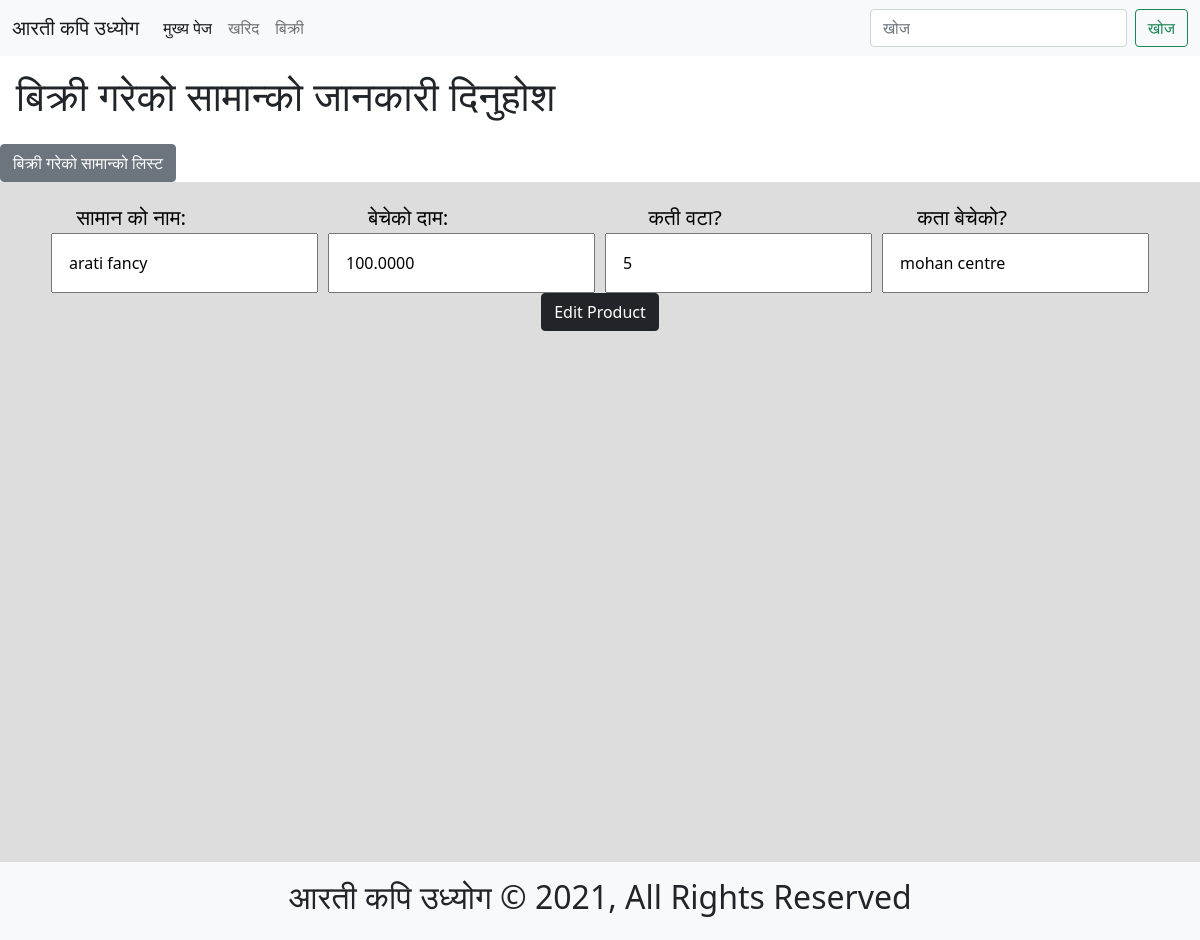
Before: /sales/edit/arati-fancy/ with the older database file.
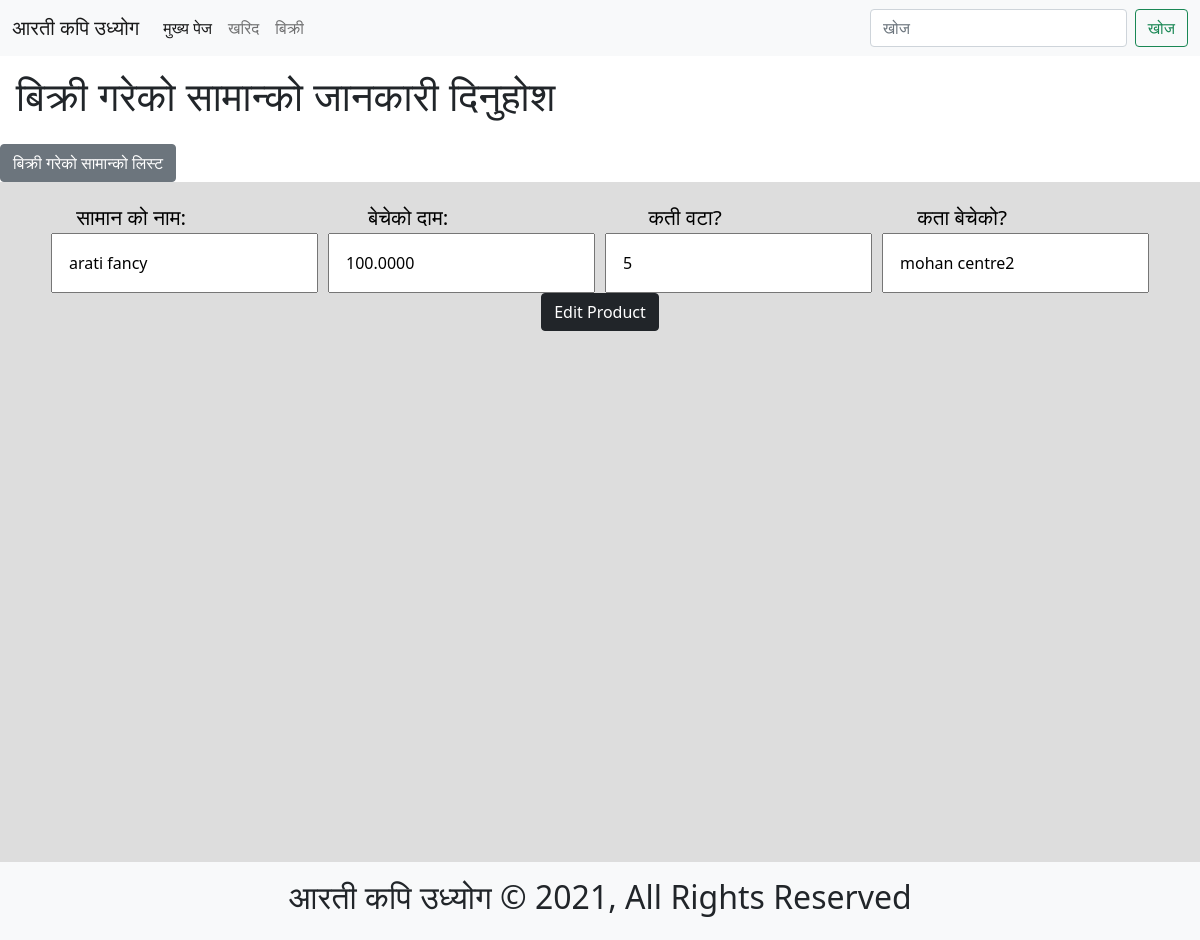
After: the same page with the newer database file.
### sales/models.py (models this page shows, shortened)
class Sales(models.Model):
    product_name = models.CharField(max_length=255, blank=False, null=True)
    price = models.DecimalField(
        decimal_places=4, max_digits=255, blank=False, null=True)
    quantity = models.CharField(max_length=255, blank=False, null=True)
    slug = models.SlugField(max_length=255, blank=False,
                            null=False, unique=True)
    sold_to = models.CharField(max_length=255, blank=False, null=True)

### sales/views.py (the view, shortened to what this page needs)
# urls.py: path('edit/<str:slug>/', sale_edit),
def sale_edit(request, slug):
    template_name = "sale_edit.html"
    sale = Sales.objects.filter(slug=slug).first()
    sale_edit_form = SalesModelForm(
        request.POST or None, instance=sale)
    context = {
        "form": sale_edit_form
    }
    return render(request, template_name, context)

### sales/forms.py (shortened to what this page needs)
class SalesModelForm(forms.ModelForm):
    class Meta:
        model = Sales
        labels = {
            'product_name': 'सामान को नाम',
            'price': 'बेचेको दाम',
            'quantity': 'कती वटा?',
            'sold_to': 'कता बेचेको?'
        }
        fields = ["product_name", "price", "quantity", "sold_to"]

### sales/templates/sale_edit.html
{% extends 'sales_home.html' %}
{% block form %}
        {{form.as_p}}
{% endblock %}
{% block edit_button %}
<button class="btn btn-dark" type="submit">Edit Product</button>
{% endblock %}

Changed rows visible on the page:
changed Sales "arati fancy": sold_to "mohan centre" → "mohan centre2"
